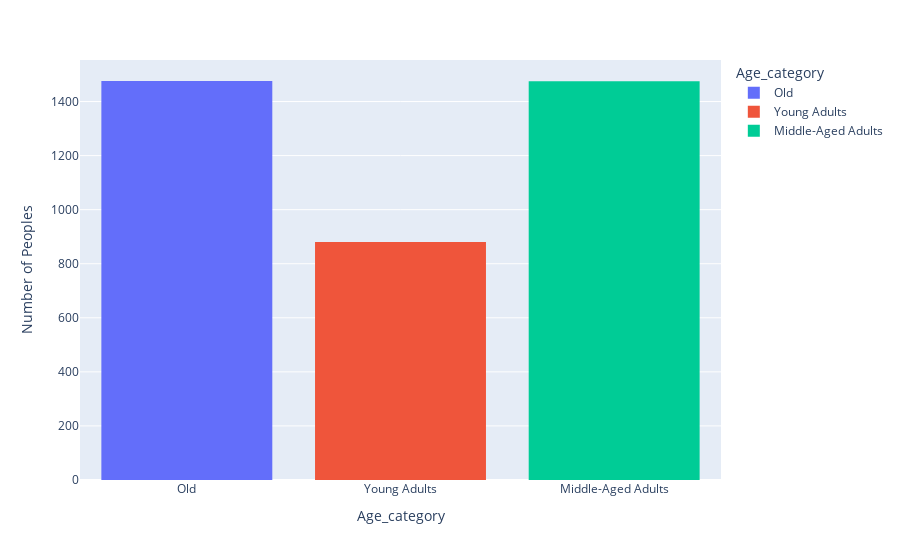

The cell this chart's notebook holds for it:
### Code cell
fig = px.histogram(df ,x = 'Age_category',color='Age_category')
fig.update_layout(yaxis_title="Number of Peoples")
fig.show()

### Figure 1 — Plotly figure (JSON) as saved in the notebook; plotly's stock layout.template omitted (floating-point values rounded to 4 significant figures; data arrays with more than 128 entries replaced by an {"elided": "..."} marker saying what was removed)
{"data": [{"alignmentgroup": "True", "bingroup": "x", "hovertemplate": "Age_category=%{x}<br>count=%{y}<extra></extra>", "legendgroup": "Old", "marker": {"color": "#636efa", "pattern": {"shape": ""}}, "name": "Old", "offsetgroup": "Old", "orientation": "v", "showlegend": true, "type": "histogram", "x": {"elided": "1476 str values"}, "xaxis": "x", "yaxis": "y"}, {"alignmentgroup": "True", "bingroup": "x", "hovertemplate": "Age_category=%{x}<br>count=%{y}<extra></extra>", "legendgroup": "Young Adults", "marker": {"color": "#EF553B", "pattern": {"shape": ""}}, "name": "Young Adults", "offsetgroup": "Young Adults", "orientation": "v", "showlegend": true, "type": "histogram", "x": {"elided": "880 str values"}, "xaxis": "x", "yaxis": "y"}, {"alignmentgroup": "True", "bingroup": "x", "hovertemplate": "Age_category=%{x}<br>count=%{y}<extra></extra>", "legendgroup": "Middle-Aged Adults", "marker": {"color": "#00cc96", "pattern": {"shape": ""}}, "name": "Middle-Aged Adults", "offsetgroup": "Middle-Aged Adults", "orientation": "v", "showlegend": true, "type": "histogram", "x": {"elided": "1475 str values"}, "xaxis": "x", "yaxis": "y"}], "layout": {"barmode": "relative", "legend": {"title": {"text": "Age_category"}, "tracegroupgap": 0}, "margin": {"t": 60}, "xaxis": {"anchor": "y", "categoryarray": ["Old", "Young Adults", "Middle-Aged Adults", null], "categoryorder": "array", "domain": [0, 1], "title": {"text": "Age_category"}}, "yaxis": {"anchor": "x", "domain": [0, 1], "title": {"text": "Number of Peoples"}}}}
